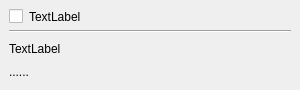
<?xml version="1.0" encoding="UTF-8"?>
<ui version="4.0">
 <class>TextPreviewForm</class>
 <widget class="QWidget" name="TextPreviewForm">
  <property name="geometry">
   <rect>
    <x>0</x>
    <y>0</y>
    <width>300</width>
    <height>70</height>
   </rect>
  </property>
  <property name="sizePolicy">
   <sizepolicy hsizetype="Fixed" vsizetype="Minimum">
    <horstretch>0</horstretch>
    <verstretch>0</verstretch>
   </sizepolicy>
  </property>
  <property name="minimumSize">
   <size>
    <width>100</width>
    <height>0</height>
   </size>
  </property>
  <property name="windowTitle">
   <string>Form</string>
  </property>
  <property name="styleSheet">
   <string notr="true"/>
  </property>
  <layout class="QVBoxLayout" name="verticalLayout">
   <property name="leftMargin">
    <number>9</number>
   </property>
   <property name="topMargin">
    <number>9</number>
   </property>
   <property name="rightMargin">
    <number>9</number>
   </property>
   <item>
    <layout class="QHBoxLayout" name="horizontalLayout">
     <item>
      <widget class="QCheckBox" name="checkBox">
       <property name="text">
        <string/>
       </property>
      </widget>
     </item>
     <item>
      <widget class="QLabel" name="labelDate">
       <property name="sizePolicy">
        <sizepolicy hsizetype="Minimum" vsizetype="Fixed">
         <horstretch>0</horstretch>
         <verstretch>0</verstretch>
        </sizepolicy>
       </property>
       <property name="minimumSize">
        <size>
         <width>300</width>
         <height>15</height>
        </size>
       </property>
       <property name="styleSheet">
        <string notr="true"/>
       </property>
       <property name="text">
        <string>TextLabel</string>
       </property>
      </widget>
     </item>
    </layout>
   </item>
   <item>
    <widget class="Line" name="line">
     <property name="orientation">
      <enum>Qt::Horizontal</enum>
     </property>
    </widget>
   </item>
   <item>
    <widget class="QLabel" name="labelText">
     <property name="sizePolicy">
      <sizepolicy hsizetype="Minimum" vsizetype="Expanding">
       <horstretch>0</horstretch>
       <verstretch>0</verstretch>
      </sizepolicy>
     </property>
     <property name="minimumSize">
      <size>
       <width>0</width>
       <height>20</height>
      </size>
     </property>
     <property name="styleSheet">
      <string notr="true"/>
     </property>
     <property name="text">
      <string>TextLabel</string>
     </property>
    </widget>
   </item>
   <item>
    <widget class="QLabel" name="labelOmit">
     <property name="text">
      <string>......</string>
     </property>
    </widget>
   </item>
  </layout>
 </widget>
 <resources/>
 <connections/>
</ui>
